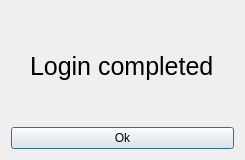
<?xml version="1.0" encoding="UTF-8"?>
<ui version="4.0">
 <class>Dialog</class>
 <widget class="QDialog" name="Dialog">
  <property name="geometry">
   <rect>
    <x>0</x>
    <y>0</y>
    <width>245</width>
    <height>160</height>
   </rect>
  </property>
  <property name="focusPolicy">
   <enum>Qt::NoFocus</enum>
  </property>
  <property name="windowTitle">
   <string>Dialog</string>
  </property>
  <layout class="QGridLayout" name="gridLayout">
   <item row="0" column="0" alignment="Qt::AlignHCenter">
    <widget class="QLabel" name="label">
     <property name="font">
      <font>
       <pointsize>19</pointsize>
      </font>
     </property>
     <property name="focusPolicy">
      <enum>Qt::NoFocus</enum>
     </property>
     <property name="text">
      <string>Login completed</string>
     </property>
    </widget>
   </item>
   <item row="1" column="0">
    <widget class="QPushButton" name="pushButton">
     <property name="text">
      <string>Ok</string>
     </property>
    </widget>
   </item>
  </layout>
 </widget>
 <resources/>
 <connections/>
</ui>
